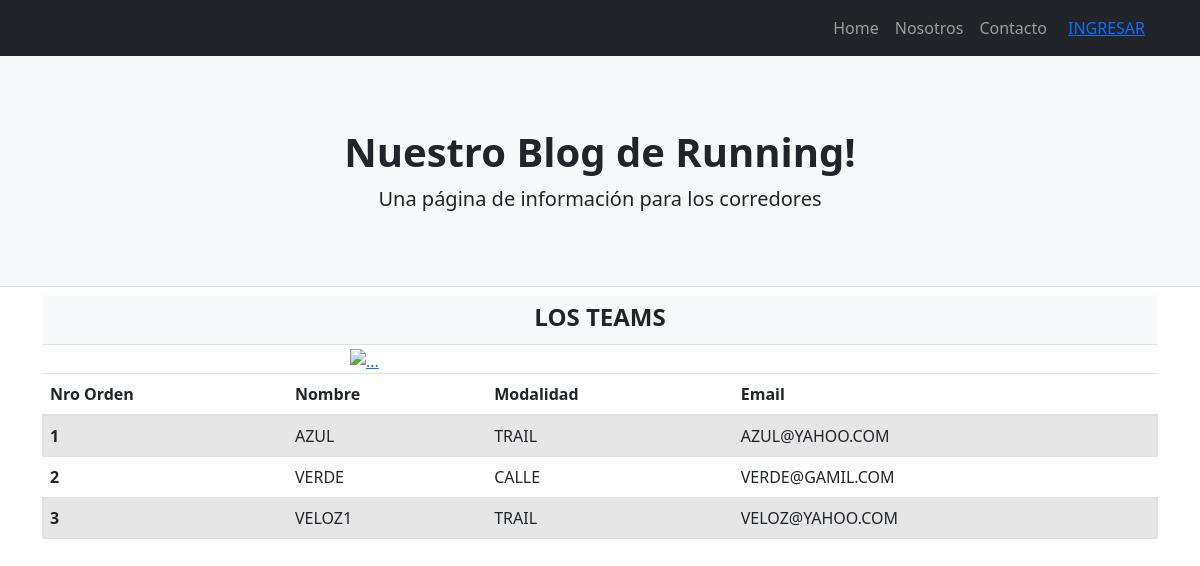
Screenshot of /app_running/teams with the database file from the repository.
### app_running/models.py (models this page shows, shortened)
class Teams (models.Model):
    nombre = models.CharField(max_length=20)
    modalidad = models.CharField(max_length=10)
    email = models.EmailField()

### app_running/views.py (the view)
def teams (request):
    teams = Teams.objects.all()
    dicc = {"teams" : teams}
    plantilla = loader.get_template ("teams.html")
    documento = plantilla.render (dicc)
    return HttpResponse(documento)

### app_running/template/teams.html
{% extends "padre1.html" %}
{% load static %}
{% block contenido %}
<header class="py-1 bg-light border-bottom mb-1">
  <div class="container">
      <div class="text-center my-1">
          <h4 class="fw-bolder">LOS TEAMS</h4>
      </div>
  </div>
</header>
<a href="#!"><img class="mx-auto d-block" src="https://images.pexels.com/photos/1546105/pexels-photo-1546105.jpeg?auto=compress&cs=tinysrgb&w=1260&h=750&dpr=1" alt="..." width="500" heigth="350" /></a>
    <table class="table table-striped">
       <thead>
          <tr>
            <th scope="col">Nro Orden</th>
            <th scope="col">Nombre</th>
            <th scope="col">Modalidad</th>
            <th scope="col">Email</th>
          </tr>
        </thead>
        <tbody>
            {% for n in teams %}
            <tr>
                <th scope="row">{{n.id}}</th>
                <td>{{n.nombre}}</td>
                <td>{{n.modalidad}}</td>
                <td>{{n.email}}</td>
            </tr>
            {% endfor %}
        </tbody>
      </table>
{% endblock %}

### rows the page displays
Teams: id "1", nombre "AZUL", modalidad "TRAIL", email "AZUL@YAHOO.COM"
Teams: id "2", nombre "VERDE", modalidad "CALLE", email "VERDE@GAMIL.COM"
Teams: id "3", nombre "VELOZ1", modalidad "TRAIL", email "VELOZ@YAHOO.COM"
